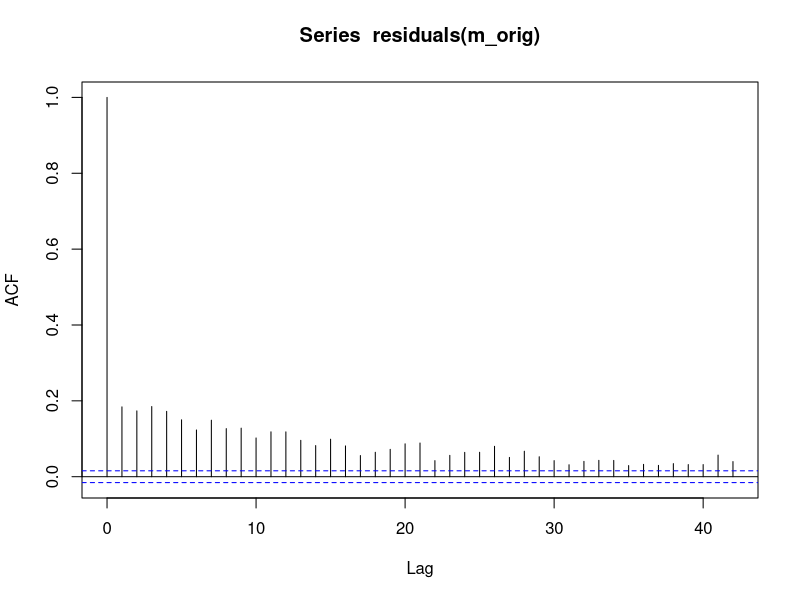
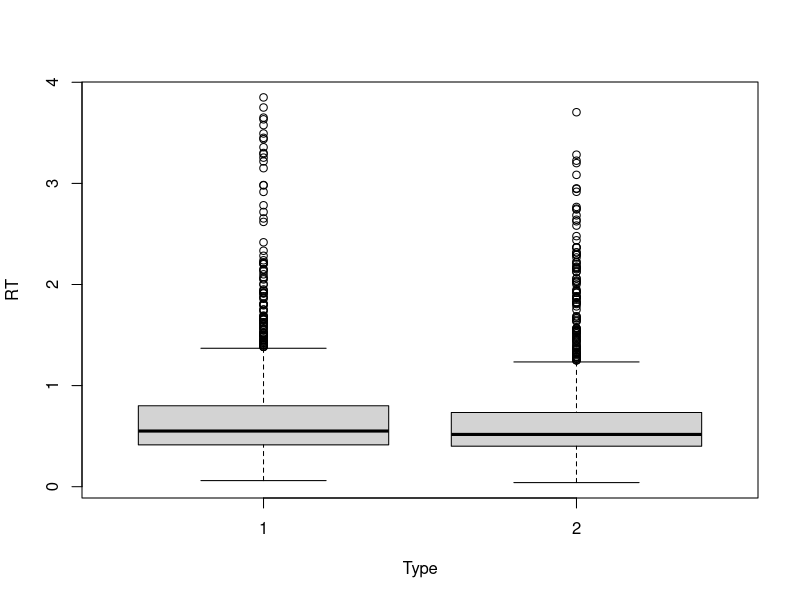

These figures' R source, in order:
## Code by Shravan Vasishth
## date: 7th October 2019

library(lme4)
library(lmerTest)

priming=read.csv("E1_RTAll.csv",header=TRUE)
head(priming)

m_orig<-lmer(RT~Type*Position+(1|Sub)+(1|ID),
           priming)
summary(m_orig)

acf(residuals(m_orig))

## Type is subject vs object RC probably, not sure which is which:
xtabs(~Sub+Type,priming)

## ID seems to be item:
xtabs(~Sub+ID,priming)

## checks out:
length(unique(priming$Sub))
length(unique(priming$ID))

## some imbalance, probably due to data removal:
xtabs(~ID+Type,priming)


summary(priming)

## head noun:
## We aim to reproduce this analysis:
## "the ORC sentence was found to read significantly faster than the SRC sentence at the head noun region (W4, β = −0.03, SE = 0.01, t = −2.68, p = 0.007)"
headnoun<-subset(priming,Position==4)
summary(headnoun)

headnoun$ID<-factor(headnoun$ID)
headnoun$Sub<-factor(headnoun$Sub)
## Type==1 is SR I think:
headnoun$SO<-ifelse(headnoun$Type==1,0.5,-0.5)
## a positive slope will mean SRs are harder

#model1=lmer(RT~Type*Position+(1|Sub)+(1|ID),data=priming)
#summary(model1)

## some missing data, not serious:
xtabs(~Sub+ID,headnoun)

xtabs(~Sub+SO,headnoun)

boxplot(RT~Type,headnoun)

## ms:
1000*with(headnoun,tapply(RT,
                          Type,mean,
                          na.rm=TRUE))

m_hn<-lmer(RT~SO+(1+SO||Sub)+(1|ID),
           headnoun,control = lmerControl(optimizer ="Nelder_Mead"),REML=FALSE)
summary(m_hn)

m_hn0<-lmer(RT~1+(1+SO||Sub)+(1|ID),
            headnoun,control = lmerControl(optimizer ="Nelder_Mead"),REML=FALSE)

anova(m_hn0,m_hn)

summary(m_hn)

m_hnminimal<-lmer(RT~SO+(1|Sub)+(1|ID),
           headnoun,control = lmerControl(optimizer ="Nelder_Mead"),REML=FALSE)

summary(m_hnminimal)

## Expt 2
#"Chinese SRCs were more difficult to comprehend than ORCs, significantly reflected in W5 (β = −0.08, SE = 0.03, t = −2.93, p = 0.004"

e2dat=read.csv("E2_RTAll.csv",header=TRUE)
head(e2dat)

W5<-subset(e2dat,Position==5)

e2dat$Sub<-factor(e2dat$Sub)
e2dat$ID<-factor(e2dat$ID)

e2dat$SO<-ifelse(e2dat$Type==1,0.5,-0.5)

m_e2<-lmer(RT~SO+(1+SO||Sub)+(1+SO||ID),e2dat,REML=FALSE,control = lmerControl(optimizer ="Nelder_Mead"))
summary(m_e2)

m_e2_0<-lmer(RT~1+(1+SO||Sub)+(1+SO||ID),e2dat,
             REML=FALSE,control = lmerControl(optimizer ="Nelder_Mead"))

anova(m_e2,m_e2_0)

## significant but wrong:
m_e2minimal<-lmer(RT~SO+(1|Sub)+(1|ID),e2dat,control = lmerControl(optimizer ="Nelder_Mead"))

summary(m_e2minimal)
